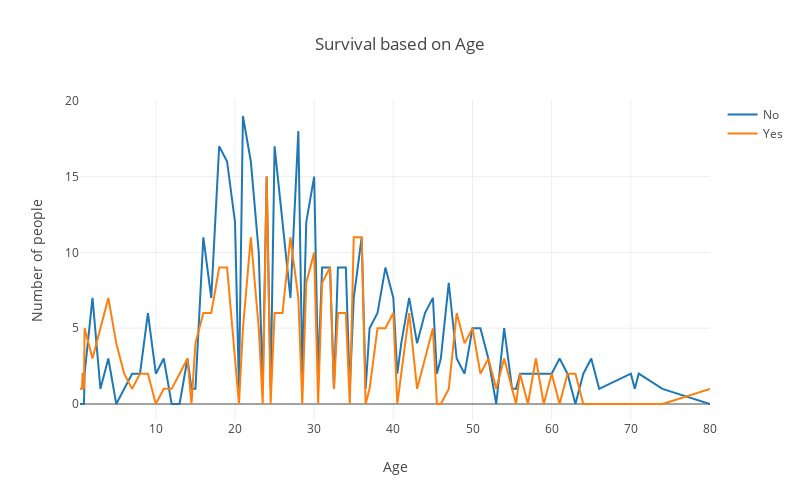

Notebook code for this chart:
### Code cell
Age = pd.crosstab([train.Survived],train.Age)
plotLine(Age,'Survival based on Age')

### Figure 1 — Plotly figure (JSON) as saved in the notebook; plotly's stock layout.template omitted (floating-point values rounded to 4 significant figures)
{"data": [{"mode": "lines", "name": "No", "type": "scatter", "uid": "c26750b5-c92f-41ee-a862-1ef2361e5eea", "x": [0.42, 0.67, 0.75, 0.83, 0.92, 1, 2, 3, 4, 5, 6, 7, 8, 9, 10, 11, 12, 13, 14, 14.5, 15, 16, 17, 18, 19, 20, 20.5, 21, 22, 23, 23.5, 24, 24.5, 25, 26, 27, 28, 28.5, 29, 30, 30.5, 31, 32, 32.5, 33, 34, 34.5, 35, 36, 36.5, 37, 38, 39, 40, 40.5, 41, 42, 43, 44, 45, 45.5, 46, 47, 48, 49, 50, 51, 52, 53, 54, 55, 55.5, 56, 57, 58, 59, 60, 61, 62, 63, 64, 65, 66, 70, 70.5, 71, 74, 80], "y": [0, 0, 0, 0, 0, 2, 7, 1, 3, 0, 1, 2, 2, 6, 2, 3, 0, 0, 3, 1, 1, 11, 7, 17, 16, 12, 1, 19, 16, 10, 1, 15, 1, 17, 12, 7, 18, 2, 12, 15, 2, 9, 9, 1, 9, 9, 1, 7, 11, 1, 5, 6, 9, 7, 2, 4, 7, 4, 6, 7, 2, 3, 8, 3, 2, 5, 5, 3, 0, 5, 1, 1, 2, 2, 2, 2, 2, 3, 2, 0, 2, 3, 1, 2, 1, 2, 1, 0]}, {"mode": "lines", "name": "Yes", "type": "scatter", "uid": "9b6cff92-aa3f-4325-a6cb-497b0935336e", "x": [0.42, 0.67, 0.75, 0.83, 0.92, 1, 2, 3, 4, 5, 6, 7, 8, 9, 10, 11, 12, 13, 14, 14.5, 15, 16, 17, 18, 19, 20, 20.5, 21, 22, 23, 23.5, 24, 24.5, 25, 26, 27, 28, 28.5, 29, 30, 30.5, 31, 32, 32.5, 33, 34, 34.5, 35, 36, 36.5, 37, 38, 39, 40, 40.5, 41, 42, 43, 44, 45, 45.5, 46, 47, 48, 49, 50, 51, 52, 53, 54, 55, 55.5, 56, 57, 58, 59, 60, 61, 62, 63, 64, 65, 66, 70, 70.5, 71, 74, 80], "y": [1, 1, 2, 2, 1, 5, 3, 5, 7, 4, 2, 1, 2, 2, 0, 1, 1, 2, 3, 0, 4, 6, 6, 9, 9, 3, 0, 5, 11, 5, 0, 15, 0, 6, 6, 11, 7, 0, 8, 10, 0, 8, 9, 1, 6, 6, 0, 11, 11, 0, 1, 5, 5, 6, 0, 2, 6, 1, 3, 5, 0, 0, 1, 6, 4, 5, 2, 3, 1, 3, 1, 0, 2, 0, 3, 0, 2, 0, 2, 2, 0, 0, 0, 0, 0, 0, 0, 1]}], "layout": {"autosize": false, "height": 500, "title": {"text": "Survival based on Age"}, "width": 800, "xaxis": {"title": {"text": "Age"}}, "yaxis": {"title": {"text": "Number of people"}}}}
